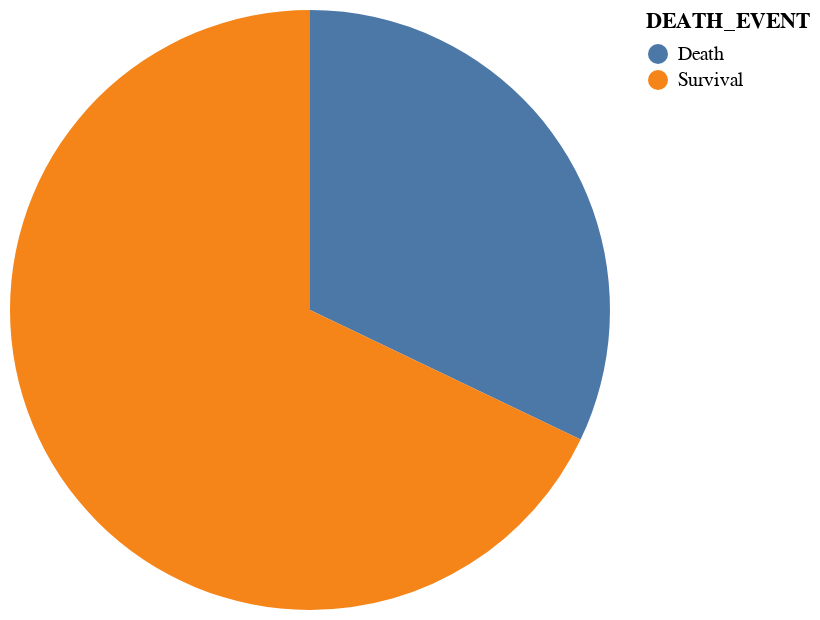

Write notebook code for a chart like this one.
### Markdown cell above
### Target value

### Code cell
alt.Chart(df).mark_arc().encode(theta="count(DEATH_EVENT)",color="DEATH_EVENT:N",)

### Figure 1 — Vega-Lite specification as saved in the notebook (floating-point values rounded to 4 significant figures; data arrays with more than 128 entries replaced by an {"elided": "..."} marker saying what was removed)
{"config": {"view": {"continuousWidth": 300, "continuousHeight": 300}}, "data": {"name": "data-31f258b70a0e70a309fbc426c1e19cbb"}, "mark": {"type": "arc"}, "encoding": {"color": {"field": "DEATH_EVENT", "type": "nominal"}, "theta": {"aggregate": "count", "field": "DEATH_EVENT", "type": "nominal"}}, "$schema": "https://vega.github.io/schema/vega-lite/v5.16.3.json", "datasets": {"data-31f258b70a0e70a309fbc426c1e19cbb": {"elided": "299 records"}}}
